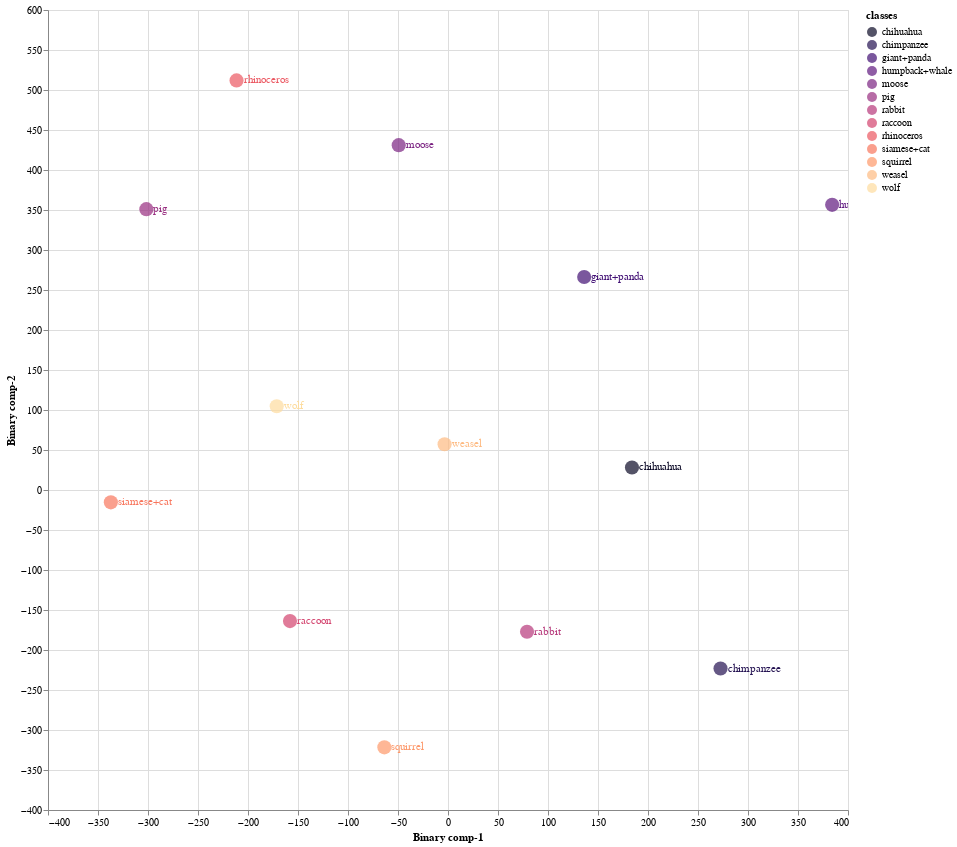
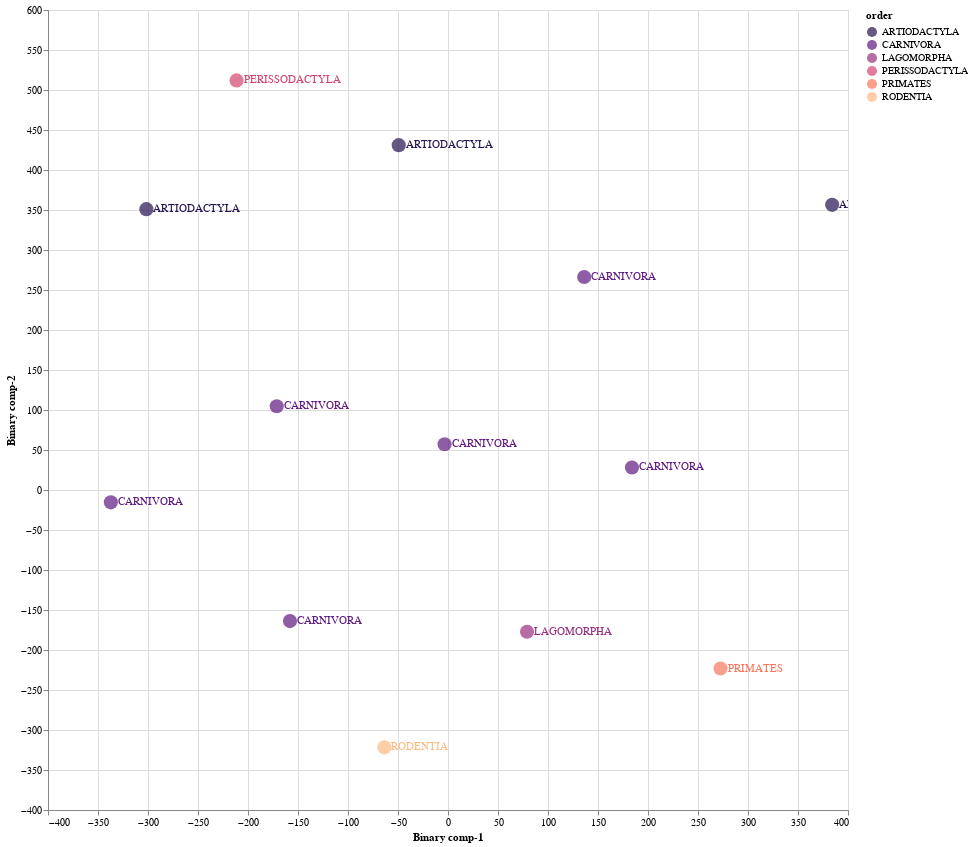

Notebook code for these charts, in order:
### Markdown cell above
### 8.3 Train Validation Split 03

### Code cell
Train03 = CZSL(mode = "Train", 
               split = 3, 
               DNN = ProjectionNetwork1, 
               epochs = 40, 
               bs = 8, 
               numunits = 1024, 
               lr = 0.1, 
               optimiser = nn.Sigmoid(), 
               dropout = 0.2, 
               mom = 0, 
               wd = 0,  
               device = 'cuda', 
               checkpoint = CP3, 
               pred_type = 'Probabilistic', 
               dist_type = 'cosine')

#mode
#1. "Train" - Use Train Val split
#2. "Test" - For Unseen Test Data

#split
# 1 -Train/Val Split 1
# 2 -Train/Val Split 2
# 3 -Train/Val Split 2

#pred_type
#1. "Probabilistic" - continous real numbers giving probability for prdiction to be 1
#2. "Deterministic" - 1 or 0 prediction values

#dist_type
#1. euclidean
#2. cosine
#3. hamming
#4. jaccard

### Figure 1 — Vega-Lite specification as saved in the notebook (floating-point values rounded to 4 significant figures)
{"config": {"view": {"continuousWidth": 400, "continuousHeight": 300}}, "layer": [{"mark": {"type": "circle", "size": 200}, "encoding": {"color": {"field": "classes", "scale": {"scheme": "Magma"}, "type": "nominal"}, "x": {"field": "Binary comp-1", "type": "quantitative"}, "y": {"field": "Binary comp-2", "type": "quantitative"}}, "height": 800, "selection": {"selector005": {"type": "interval", "bind": "scales", "encodings": ["x", "y"]}}, "width": 800}, {"mark": {"type": "text", "align": "left", "baseline": "middle", "dx": 7}, "encoding": {"color": {"field": "classes", "scale": {"scheme": "Magma"}, "type": "nominal"}, "text": {"field": "classes", "type": "nominal"}, "x": {"field": "Binary comp-1", "type": "quantitative"}, "y": {"field": "Binary comp-2", "type": "quantitative"}}, "height": 800, "width": 800}], "data": {"name": "data-9df0c3ed6b3aaec954873833d24fb373"}, "$schema": "https://vega.github.io/schema/vega-lite/v4.17.0.json", "datasets": {"data-9df0c3ed6b3aaec954873833d24fb373": [{"Binary comp-1": -337.1, "Binary comp-2": -15.38, "classes": "siamese+cat", "sciName": "Felis_catus", "animal_label": 10, "animal_class": "siamese+cat", "mainCommonName": "Domestic Cat", "otherCommonNames": "Cat", "class": "Mammalia", "infraclass": "Placentalia", "magnorder": "Boreoeutheria", "superorder": "Laurasiatheria", "order": "CARNIVORA", "suborder": "FELIFORMIA", "infraorder": "FELOIDEA", "parvorder": null, "superfamily": null, "family": "FELIDAE", "subfamily": "FELINAE", "tribe": null, "genus": "Felis"}, {"Binary comp-1": -49.27, "Binary comp-2": 431.1, "classes": "moose", "sciName": "Alces_alces", "animal_label": 16, "animal_class": "moose", "mainCommonName": "Moose", "otherCommonNames": "Elk|Eurasian Elk|Caucasian Moose", "class": "Mammalia", "infraclass": "Placentalia", "magnorder": "Boreoeutheria", "superorder": "Laurasiatheria", "order": "ARTIODACTYLA", "suborder": "RUMINANTIA", "infraorder": "PECORA", "parvorder": null, "superfamily": null, "family": "CERVIDAE", "subfamily": "CAPREOLINAE", "tribe": "ALCEINI", "genus": "Alces"}, {"Binary comp-1": 384.2, "Binary comp-2": 356.5, "classes": "humpback+whale", "sciName": "Megaptera_novaeangliae", "animal_label": 18, "animal_class": "humpback+whale", "mainCommonName": "Humpback Whale", "otherCommonNames": "Bunch Whale|Hump Whale|Hunchback Whale", "class": "Mammalia", "infraclass": "Placentalia", "magnorder": "Boreoeutheria", "superorder": "Laurasiatheria", "order": "ARTIODACTYLA", "suborder": "WHIPPOMORPHA", "infraorder": "CETACEA", "parvorder": "MYSTICETI", "superfamily": null, "family": "BALAENOPTERIDAE", "subfamily": null, "tribe": null, "genus": "Megaptera"}, {"Binary comp-1": 272.5, "Binary comp-2": -223.2, "classes": "chimpanzee", "sciName": "Pan_troglodytes", "animal_label": 25, "animal_class": "chimpanzee", "mainCommonName": "Chimpanzee", "otherCommonNames": "Chimpanzee|Common Chimpanzee|Robust Chimpanzee|Central Chimpanzee|Eastern Chimpanzee|Nigeria-Cameroon Chimpanzee|Western Chimpanzee", "class": "Mammalia", "infraclass": "Placentalia", "magnorder": "Boreoeutheria", "superorder": "Euarchontoglires", "order": "PRIMATES", "suborder": "HAPLORHINI", "infraorder": "SIMIIFORMES", "parvorder": "CATARRHINI", "superfamily": "HOMINOIDEA", "family": "HOMINIDAE", "subfamily": "HOMININAE", "tribe": null, "genus": "Pan"}, {"Binary comp-1": -63.63, "Binary comp-2": -321.6, "classes": "squirrel", "sciName": "Sciurus_aberti", "animal_label": 27, "animal_class": "squirrel", "mainCommonName": "Abert's Squirrel", "otherCommonNames": "Tassel-eared Squirrel|Kaibab Squirrel", "class": "Mammalia", "infraclass": "Placentalia", "magnorder": "Boreoeutheria", "superorder": "Euarchontoglires", "order": "RODENTIA", "suborder": "SCIUROMORPHA", "infraorder": null, "parvorder": null, "superfamily": null, "family": "SCIURIDAE", "subfamily": "SCIURINAE", "tribe": "SCIURINI", "genus": "Sciurus"}, {"Binary comp-1": -211.5, "Binary comp-2": 512.0, "classes": "rhinoceros", "sciName": "Rhinoceros_unicornis", "animal_label": 28, "animal_class": "rhinoceros", "mainCommonName": "Greater One-horned Rhinoceros", "otherCommonNames": "Indian Rhinoceros", "class": "Mammalia", "infraclass": "Placentalia", "magnorder": "Boreoeutheria", "superorder": "Laurasiatheria", "order": "PERISSODACTYLA", "suborder": "CERATOMORPHA", "infraorder": null, "parvorder": null, "superfamily": null, "family": "RHINOCEROTIDAE", "subfamily": null, "tribe": null, "genus": "Rhinoceros"}, {"Binary comp-1": 79.02, "Binary comp-2": -177.2, "classes": "rabbit", "sciName": "Pentalagus_furnessi", "animal_label": 29, "animal_class": "rabbit", "mainCommonName": "Amami Rabbit", "otherCommonNames": "Ryukyu Rabbit", "class": "Mammalia", "infraclass": "Placentalia", "magnorder": "Boreoeutheria", "superorder": "Euarchontoglires", "order": "LAGOMORPHA", "suborder": null, "infraorder": null, "parvorder": null, "superfamily": null, "family": "LEPORIDAE", "subfamily": null, "tribe": null, "genus": "Pentalagus"}, {"Binary comp-1": -171.3, "Binary comp-2": 104.7, "classes": "wolf", "sciName": "Canis_lupus", "animal_label": 32, "animal_class": "wolf", "mainCommonName": "Gray Wolf", "otherCommonNames": "Wolf|Timber Wolf|Tundra Wolf|Arctic Wolf", "class": "Mammalia", "infraclass": "Placentalia", "magnorder": "Boreoeutheria", "superorder": "Laurasiatheria", "order": "CARNIVORA", "suborder": "CANIFORMIA", "infraorder": "CANOIDEA", "parvorder": null, "superfamily": null, "family": "CANIDAE", "subfamily": null, "tribe": null, "genus": "Canis"}, {"Binary comp-1": 184.0, "Binary comp-2": 28.16, "classes": "chihuahua", "sciName": "Canis_familiaris", "animal_label": 33, "animal_class": "chihuahua", "mainCommonName": "Domestic Dog", "otherCommonNames": "Dog|Dingo|Feral Dog|New Guinea Singing Dog|Village Dog", "class": "Mammalia", "infraclass": "Placentalia", "magnorder": "Boreoeutheria", "superorder": "Laurasiatheria", "order": "CARNIVORA", "suborder": "CANIFORMIA", "infraorder": "CANOIDEA", "parvorder": null, "superfamily": null, "family": "CANIDAE", "subfamily": null, "tribe": null, "genus": "Canis"}, {"Binary comp-1": -3.417, "Binary comp-2": 57.16, "classes": "weasel", "sciName": "Poecilogale_albinucha", "animal_label": 35, "animal_class": "weasel", "mainCommonName": "African Striped Weasel", "otherCommonNames": null, "class": "Mammalia", "infraclass": "Placentalia", "magnorder": "Boreoeutheria", "superorder": "Laurasiatheria", "order": "CARNIVORA", "suborder": "CANIFORMIA", "infraorder": "ARCTOIDEA", "parvorder": null, "superfamily": "MUSTELOIDEA", "family": "MUSTELIDAE", "subfamily": "ICTONYCHINAE", "tribe": null, "genus": "Poecilogale"}, {"Binary comp-1": 136.2, "Binary comp-2": 266.2, "classes": "giant+panda", "sciName": "Ailuropoda_melanoleuca", "animal_label": 39, "animal_class": "giant+panda", "mainCommonName": "Giant Panda", "otherCommonNames": "Da Xiong Mao", "class": "Mammalia", "infraclass": "Placentalia", "magnorder": "Boreoeutheria", "superorder": "Laurasiatheria", "order": "CARNIVORA", "suborder": "CANIFORMIA", "infraorder": "ARCTOIDEA", "parvorder": null, "superfamily": "URSOIDEA", "family": "URSIDAE", "subfamily": "AILUROPODINAE", "tribe": null, "genus": "Ailuropoda"}, {"Binary comp-1": -301.6, "Binary comp-2": 351.1, "classes": "pig", "sciName": "Sus_domesticus", "animal_label": 42, "animal_class": "pig", "mainCommonName": "Domestic Pig", "otherCommonNames": "Hog|Pig|Swine", "class": "Mammalia", "infraclass": "Placentalia", "magnorder": "Boreoeutheria", "superorder": "Laurasiatheria", "order": "ARTIODACTYLA", "suborder": "SUINA", "infraorder": null, "parvorder": null, "superfamily": null, "family": "SUIDAE", "subfamily": null, "tribe": null, "genus": "Sus"}, {"Binary comp-1": -158.0, "Binary comp-2": -163.9, "classes": "raccoon", "sciName": "Procyon_lotor", "animal_label": 48, "animal_class": "raccoon", "mainCommonName": "Northern Raccoon", "otherCommonNames": "Common Raccoon", "class": "Mammalia", "infraclass": "Placentalia", "magnorder": "Boreoeutheria", "superorder": "Laurasiatheria", "order": "CARNIVORA", "suborder": "CANIFORMIA", "infraorder": "ARCTOIDEA", "parvorder": null, "superfamily": "MUSTELOIDEA", "family": "PROCYONIDAE", "subfamily": null, "tribe": null, "genus": "Procyon"}]}}

### Figure 2 — Vega-Lite specification as saved in the notebook (floating-point values rounded to 4 significant figures)
{"config": {"view": {"continuousWidth": 400, "continuousHeight": 300}}, "layer": [{"mark": {"type": "circle", "size": 200}, "encoding": {"color": {"field": "order", "scale": {"scheme": "Magma"}, "type": "nominal"}, "x": {"field": "Binary comp-1", "type": "quantitative"}, "y": {"field": "Binary comp-2", "type": "quantitative"}}, "height": 800, "selection": {"selector006": {"type": "interval", "bind": "scales", "encodings": ["x", "y"]}}, "width": 800}, {"mark": {"type": "text", "align": "left", "baseline": "middle", "dx": 7}, "encoding": {"color": {"field": "order", "scale": {"scheme": "Magma"}, "type": "nominal"}, "text": {"field": "order", "type": "nominal"}, "x": {"field": "Binary comp-1", "type": "quantitative"}, "y": {"field": "Binary comp-2", "type": "quantitative"}}, "height": 800, "width": 800}], "data": {"name": "data-9df0c3ed6b3aaec954873833d24fb373"}, "$schema": "https://vega.github.io/schema/vega-lite/v4.17.0.json", "datasets": {"data-9df0c3ed6b3aaec954873833d24fb373": [{"Binary comp-1": -337.1, "Binary comp-2": -15.38, "classes": "siamese+cat", "sciName": "Felis_catus", "animal_label": 10, "animal_class": "siamese+cat", "mainCommonName": "Domestic Cat", "otherCommonNames": "Cat", "class": "Mammalia", "infraclass": "Placentalia", "magnorder": "Boreoeutheria", "superorder": "Laurasiatheria", "order": "CARNIVORA", "suborder": "FELIFORMIA", "infraorder": "FELOIDEA", "parvorder": null, "superfamily": null, "family": "FELIDAE", "subfamily": "FELINAE", "tribe": null, "genus": "Felis"}, {"Binary comp-1": -49.27, "Binary comp-2": 431.1, "classes": "moose", "sciName": "Alces_alces", "animal_label": 16, "animal_class": "moose", "mainCommonName": "Moose", "otherCommonNames": "Elk|Eurasian Elk|Caucasian Moose", "class": "Mammalia", "infraclass": "Placentalia", "magnorder": "Boreoeutheria", "superorder": "Laurasiatheria", "order": "ARTIODACTYLA", "suborder": "RUMINANTIA", "infraorder": "PECORA", "parvorder": null, "superfamily": null, "family": "CERVIDAE", "subfamily": "CAPREOLINAE", "tribe": "ALCEINI", "genus": "Alces"}, {"Binary comp-1": 384.2, "Binary comp-2": 356.5, "classes": "humpback+whale", "sciName": "Megaptera_novaeangliae", "animal_label": 18, "animal_class": "humpback+whale", "mainCommonName": "Humpback Whale", "otherCommonNames": "Bunch Whale|Hump Whale|Hunchback Whale", "class": "Mammalia", "infraclass": "Placentalia", "magnorder": "Boreoeutheria", "superorder": "Laurasiatheria", "order": "ARTIODACTYLA", "suborder": "WHIPPOMORPHA", "infraorder": "CETACEA", "parvorder": "MYSTICETI", "superfamily": null, "family": "BALAENOPTERIDAE", "subfamily": null, "tribe": null, "genus": "Megaptera"}, {"Binary comp-1": 272.5, "Binary comp-2": -223.2, "classes": "chimpanzee", "sciName": "Pan_troglodytes", "animal_label": 25, "animal_class": "chimpanzee", "mainCommonName": "Chimpanzee", "otherCommonNames": "Chimpanzee|Common Chimpanzee|Robust Chimpanzee|Central Chimpanzee|Eastern Chimpanzee|Nigeria-Cameroon Chimpanzee|Western Chimpanzee", "class": "Mammalia", "infraclass": "Placentalia", "magnorder": "Boreoeutheria", "superorder": "Euarchontoglires", "order": "PRIMATES", "suborder": "HAPLORHINI", "infraorder": "SIMIIFORMES", "parvorder": "CATARRHINI", "superfamily": "HOMINOIDEA", "family": "HOMINIDAE", "subfamily": "HOMININAE", "tribe": null, "genus": "Pan"}, {"Binary comp-1": -63.63, "Binary comp-2": -321.6, "classes": "squirrel", "sciName": "Sciurus_aberti", "animal_label": 27, "animal_class": "squirrel", "mainCommonName": "Abert's Squirrel", "otherCommonNames": "Tassel-eared Squirrel|Kaibab Squirrel", "class": "Mammalia", "infraclass": "Placentalia", "magnorder": "Boreoeutheria", "superorder": "Euarchontoglires", "order": "RODENTIA", "suborder": "SCIUROMORPHA", "infraorder": null, "parvorder": null, "superfamily": null, "family": "SCIURIDAE", "subfamily": "SCIURINAE", "tribe": "SCIURINI", "genus": "Sciurus"}, {"Binary comp-1": -211.5, "Binary comp-2": 512.0, "classes": "rhinoceros", "sciName": "Rhinoceros_unicornis", "animal_label": 28, "animal_class": "rhinoceros", "mainCommonName": "Greater One-horned Rhinoceros", "otherCommonNames": "Indian Rhinoceros", "class": "Mammalia", "infraclass": "Placentalia", "magnorder": "Boreoeutheria", "superorder": "Laurasiatheria", "order": "PERISSODACTYLA", "suborder": "CERATOMORPHA", "infraorder": null, "parvorder": null, "superfamily": null, "family": "RHINOCEROTIDAE", "subfamily": null, "tribe": null, "genus": "Rhinoceros"}, {"Binary comp-1": 79.02, "Binary comp-2": -177.2, "classes": "rabbit", "sciName": "Pentalagus_furnessi", "animal_label": 29, "animal_class": "rabbit", "mainCommonName": "Amami Rabbit", "otherCommonNames": "Ryukyu Rabbit", "class": "Mammalia", "infraclass": "Placentalia", "magnorder": "Boreoeutheria", "superorder": "Euarchontoglires", "order": "LAGOMORPHA", "suborder": null, "infraorder": null, "parvorder": null, "superfamily": null, "family": "LEPORIDAE", "subfamily": null, "tribe": null, "genus": "Pentalagus"}, {"Binary comp-1": -171.3, "Binary comp-2": 104.7, "classes": "wolf", "sciName": "Canis_lupus", "animal_label": 32, "animal_class": "wolf", "mainCommonName": "Gray Wolf", "otherCommonNames": "Wolf|Timber Wolf|Tundra Wolf|Arctic Wolf", "class": "Mammalia", "infraclass": "Placentalia", "magnorder": "Boreoeutheria", "superorder": "Laurasiatheria", "order": "CARNIVORA", "suborder": "CANIFORMIA", "infraorder": "CANOIDEA", "parvorder": null, "superfamily": null, "family": "CANIDAE", "subfamily": null, "tribe": null, "genus": "Canis"}, {"Binary comp-1": 184.0, "Binary comp-2": 28.16, "classes": "chihuahua", "sciName": "Canis_familiaris", "animal_label": 33, "animal_class": "chihuahua", "mainCommonName": "Domestic Dog", "otherCommonNames": "Dog|Dingo|Feral Dog|New Guinea Singing Dog|Village Dog", "class": "Mammalia", "infraclass": "Placentalia", "magnorder": "Boreoeutheria", "superorder": "Laurasiatheria", "order": "CARNIVORA", "suborder": "CANIFORMIA", "infraorder": "CANOIDEA", "parvorder": null, "superfamily": null, "family": "CANIDAE", "subfamily": null, "tribe": null, "genus": "Canis"}, {"Binary comp-1": -3.417, "Binary comp-2": 57.16, "classes": "weasel", "sciName": "Poecilogale_albinucha", "animal_label": 35, "animal_class": "weasel", "mainCommonName": "African Striped Weasel", "otherCommonNames": null, "class": "Mammalia", "infraclass": "Placentalia", "magnorder": "Boreoeutheria", "superorder": "Laurasiatheria", "order": "CARNIVORA", "suborder": "CANIFORMIA", "infraorder": "ARCTOIDEA", "parvorder": null, "superfamily": "MUSTELOIDEA", "family": "MUSTELIDAE", "subfamily": "ICTONYCHINAE", "tribe": null, "genus": "Poecilogale"}, {"Binary comp-1": 136.2, "Binary comp-2": 266.2, "classes": "giant+panda", "sciName": "Ailuropoda_melanoleuca", "animal_label": 39, "animal_class": "giant+panda", "mainCommonName": "Giant Panda", "otherCommonNames": "Da Xiong Mao", "class": "Mammalia", "infraclass": "Placentalia", "magnorder": "Boreoeutheria", "superorder": "Laurasiatheria", "order": "CARNIVORA", "suborder": "CANIFORMIA", "infraorder": "ARCTOIDEA", "parvorder": null, "superfamily": "URSOIDEA", "family": "URSIDAE", "subfamily": "AILUROPODINAE", "tribe": null, "genus": "Ailuropoda"}, {"Binary comp-1": -301.6, "Binary comp-2": 351.1, "classes": "pig", "sciName": "Sus_domesticus", "animal_label": 42, "animal_class": "pig", "mainCommonName": "Domestic Pig", "otherCommonNames": "Hog|Pig|Swine", "class": "Mammalia", "infraclass": "Placentalia", "magnorder": "Boreoeutheria", "superorder": "Laurasiatheria", "order": "ARTIODACTYLA", "suborder": "SUINA", "infraorder": null, "parvorder": null, "superfamily": null, "family": "SUIDAE", "subfamily": null, "tribe": null, "genus": "Sus"}, {"Binary comp-1": -158.0, "Binary comp-2": -163.9, "classes": "raccoon", "sciName": "Procyon_lotor", "animal_label": 48, "animal_class": "raccoon", "mainCommonName": "Northern Raccoon", "otherCommonNames": "Common Raccoon", "class": "Mammalia", "infraclass": "Placentalia", "magnorder": "Boreoeutheria", "superorder": "Laurasiatheria", "order": "CARNIVORA", "suborder": "CANIFORMIA", "infraorder": "ARCTOIDEA", "parvorder": null, "superfamily": "MUSTELOIDEA", "family": "PROCYONIDAE", "subfamily": null, "tribe": null, "genus": "Procyon"}]}}
